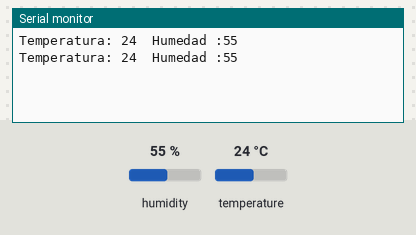
The sketch below on a simulated Arduino Uno, built with avr-gcc and run on an emulated ATmega328P. On the bench: the last lines printed to the serial monitor. The test bench sets the inputs (shaded band); at power-on: humidity 55 %, temperature 24 °C.

Above: at 5.8 s.
5.9 s: humidity set to 22 %
At 10.8 s:
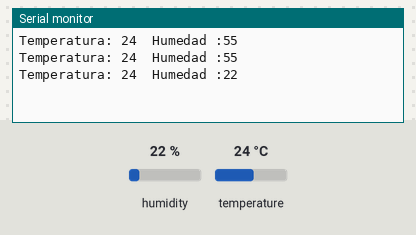
11.9 s: temperature set to 12 °C
At 15.4 s:
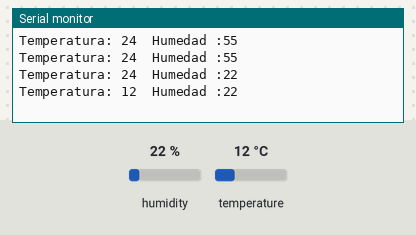
17.9 s: humidity set to 40 %
At 21.3 s:
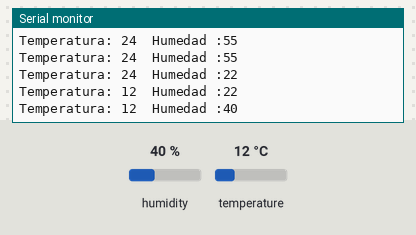
Timing chart, 0 to 22.8 s (numbered marks = the images above; inputs shaded):
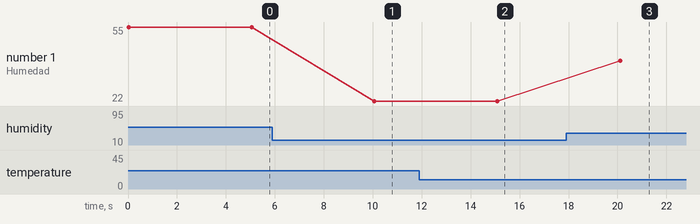

The sketch:

P2A0_07_TemperaturaYHumendad.ino
```cpp
#include <DHT.h>
#include <DHT_U.h>

#include <DHT.h>
#include <DHT_U.h>

#include <DHT.h>
#include <DHT_U.h>

#include <DHT.h>
#include <DHT_U.h>

#include <DHT.h>
#include <DHT_U.h>

int SENSOR = 2;
int TEMPERATURA;
int HUMEDAD;

DHT dht(SENSOR, DHT11);
void setup() {
    Serial.begin(9600);
    dht.begin();
}

void loop() {
  TEMPERATURA = dht.readTemperature();
  HUMEDAD = dht.readHumidity();

  Serial.print("Temperatura: ");
  Serial.print(TEMPERATURA);

  Serial.print("  Humedad :");
  Serial.println(HUMEDAD);

  delay(5000);

}
```

Measured:
- after the input at 5.9 s, the serial monitor: prints a new line after 4.2 s (image 1)
- after the input at 11.9 s, the serial monitor: prints a new line after 3.2 s (image 2)
- after the input at 17.9 s, the serial monitor: prints a new line after 2.2 s (image 3)
- plotted number 1: 55 → 22 after the input at 5.9 s, 22 → 40 after the input at 17.9 s
